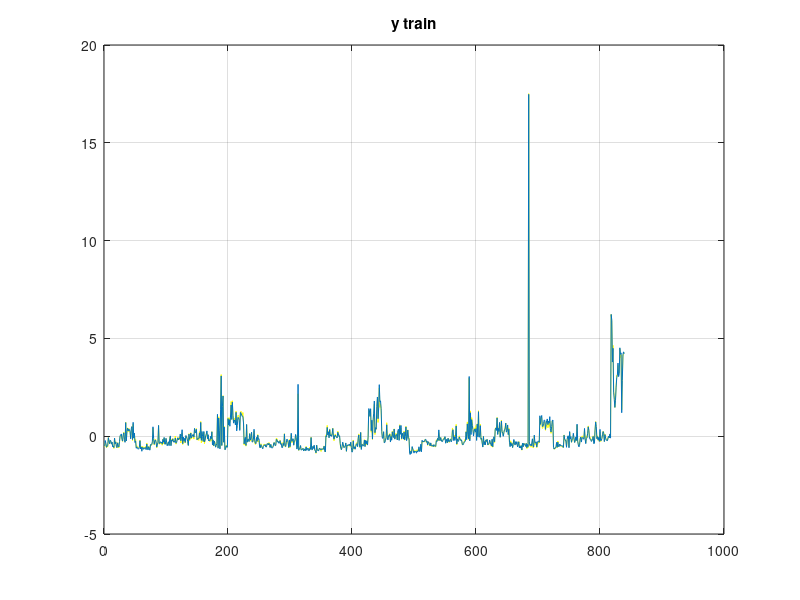
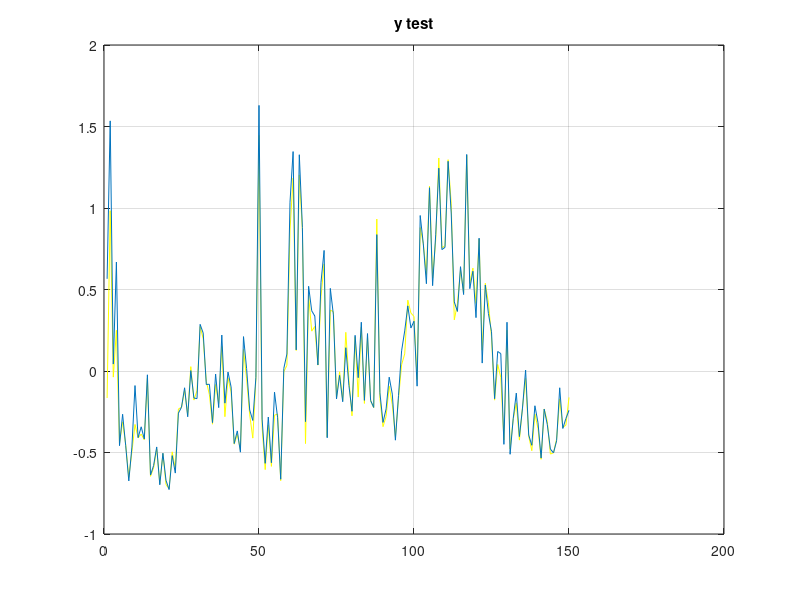
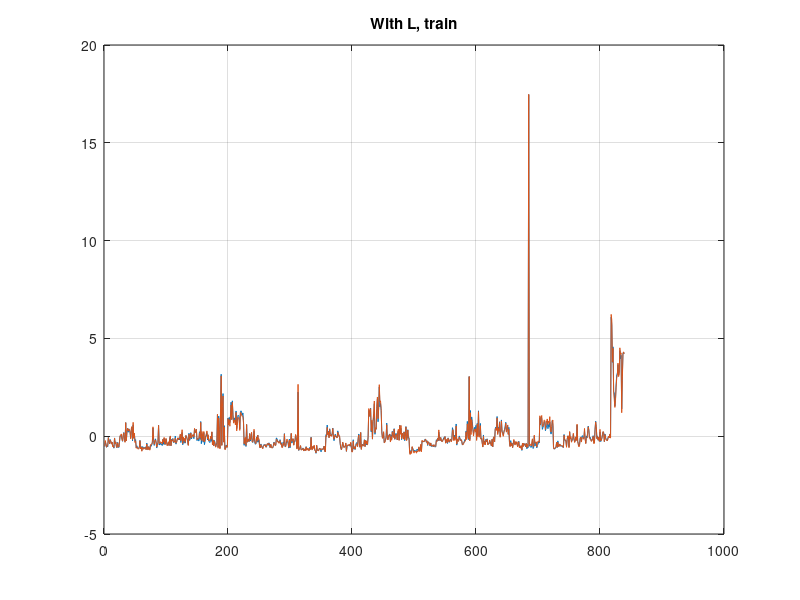
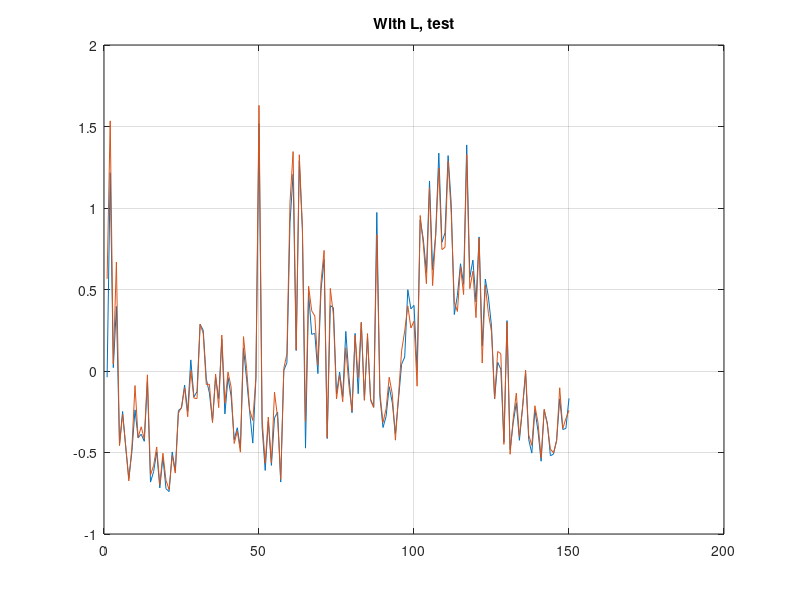

MATLAB code for these plots, in order:
close all
clear all
clc

load('updrs.mat')
totalpatients = parkinsonsupdrs(size(parkinsonsupdrs,1),1);
matricepazienti = zeros(1,22);
for k = 1:totalpatients
    patient_matrix = parkinsonsupdrs(find(parkinsonsupdrs(:,1)==k),:);
    patient_matrix(:,4) = abs(fix(patient_matrix(:,4)));
    days_patient = unique(patient_matrix(:,4));
    for i = 1:length(days_patient)
        day = days_patient(i);
        indexes_day = find(patient_matrix(:,4)==day);
        new_matrix = mean(patient_matrix(indexes_day,:),1);
        matricepazienti = [matricepazienti;new_matrix];
    end
end 

matricepazienti = matricepazienti(2:end,:);


%%% Perform regression [1] 
data_train=zeros(1,22);
data_test=zeros(1,22);
for j = 1 : 36
    data_train_mid = matricepazienti(find(matricepazienti(:,1)==j),:);
    data_train = [data_train;data_train_mid];
end
data_train = data_train(2:end,:);

for j = 37 : 42
    data_test_mid = matricepazienti(find(matricepazienti(:,1)==j),:);
    data_test = [data_test;data_test_mid];
end
data_test = data_test(2:end,:);

m_data_train=mean(data_train,1);
v_data_train=var(data_train,1);

for i = 1:size(data_train,1)
    data_train_norm(i, 1:4) = data_train(i, 1:4);
    for z = 5:22
        data_train_norm(i, z) = (data_train(i, z) - m_data_train(z)) / sqrt(v_data_train(z));
    end
end
mean(data_train_norm,1); % verify it is zero mean and va = 1?? 
var(data_train_norm,1);

for i = 1:size(data_test,1)
    data_test_norm(i, 1:4) = data_test(i, 1:4);
    for z = 5:22
        data_test_norm(i, z) = (data_test(i, z) - m_data_train(z)) / sqrt(v_data_train(z));
    end
end
mean(data_train_norm,1); % verify it is zero mean and va = 1?? 
var(data_train_norm,1);

% Perform regression [2]
F0 = 7; % // 5
y_train=data_train_norm(:,F0); %% feature che elimino e poi vorr? stimare
X_train=data_train_norm;
X_train(:,F0)=[];  %% tutte le feature senza F0 

y_test=data_test_norm(:,F0); 
X_test=data_test_norm;
X_test(:,F0)=[];

%%% PCR
N = size(X_train,1);
R = (1/N) * X_train(:,5:end).' * X_train(:,5:end);
[U, A] = eig(R);
Z = X_train(:, 5:end) * U;

Z_norm = (1 / sqrt(N)) * Z * A^(-1/2);
Z_y = Z_norm.' * y_train;
y_hat = Z_norm * Z_y;
% a = inv(X_train*X_train.') * X_train * y_train;
a = (1/N) * U * inv(A) * U.' * X_train(:,5:end).' * y_train;
y_hat_2_train = X_train(:,5:end) * a; %%% ?????????????????????

figure
plot(y_hat_2_train, '-y')
hold on
plot(y_train)
grid on
title('y train')

% test

y_hat_test = X_test(:,5:end) * a;

figure
plot(y_hat_test, '-y')
hold on
plot(y_test)
grid on
title('y test')


%%%%%%%%%%%% L %%%%%%%%%%

K = 1;
total_eig = sum(diag(A));
percentage_thresh = 0.98 * total_eig;

sum_diag = 0;
L = 1;
while sum_diag < percentage_thresh
    sum_diag = A(L,L) + sum_diag; 
    L = L+1;
end
%precedente U = 5

U_L = U(:,K:L);
A_L = A(K:L,K:L);

Z_norm_L = 1/sqrt(N) * X_train(:,5:end) * U_L * A_L ^(-1/2);

Z_y_L = Z_norm_L.' * y_train;

y_hat_L = Z_norm_L * Z_y_L;

a_hat_L = 1/N * U_L * inv(A_L) * U_L.' * X_train(:,5:end).' *y_hat_L;

stima_L = X_train(:,5:end) * a_hat_L;
stima_L_2 = X_test(:,5:end) * a_hat_L;

errore = norm(stima_L_2-y_test);

figure
plot(stima_L)
hold on
plot(y_train)
grid on
title('With L, train')

figure
plot(stima_L_2)
hold on
plot(y_test)
grid on
title('With L, test')